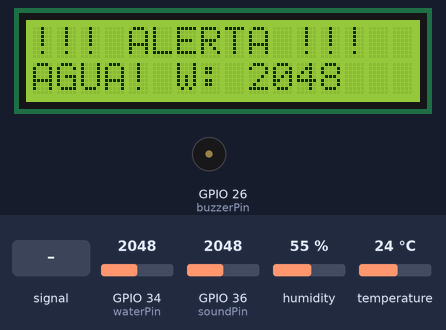
This program was run on a simulated ESP32. On the bench: 16×2 character LCD, buzzer (waves = sounding). The test bench sets the inputs (shaded band); at power-on: GPIO 34 (waterPin) = 2048, GPIO 36 (soundPin) = 2048, humidity 55 %, temperature 24 °C. WiFi joins after 1.5 s; servers stay silent unless stated; uploads are accepted with an empty reply; the local clock reads 2024-03-15 10:24:30 at power-on unless the program sets it; what the program prints to the serial monitor is not drawn.

Above: at 5.2 s.
5.3 s: GPIO 34 (waterPin) set to 1048
At 6.4 s:
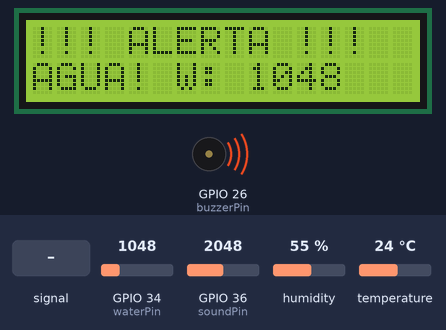
7.4 s: GPIO 34 (waterPin) set to 948
At 9.5 s:
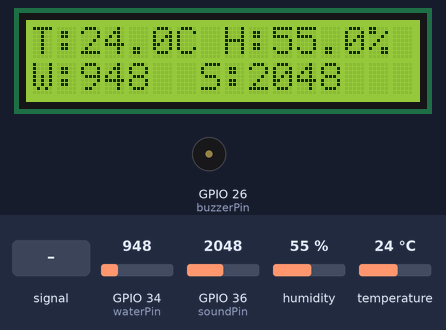
10.3 s: GPIO 36 (soundPin) fed a 200 Hz sine of ±1023 counts around its level
At 13.8 s:
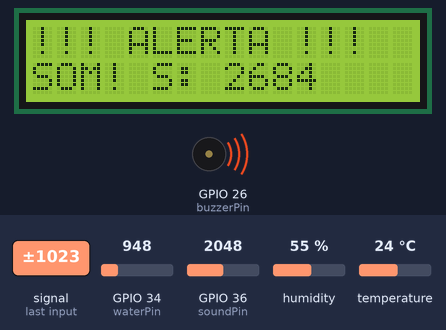
17.7 s: GPIO 36 (soundPin) set to 2540
At 19.7 s:
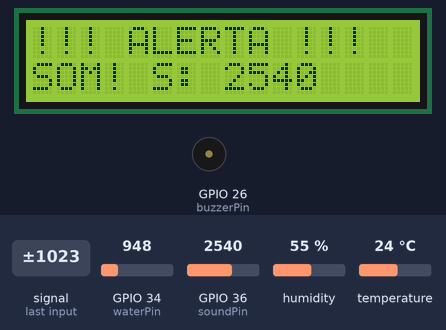
19.9 s: GPIO 36 (soundPin) set to 2474
At 23.2 s:
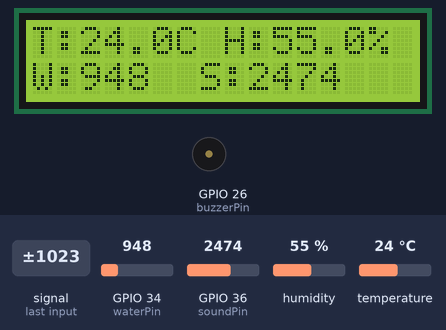
23.7 s: humidity set to 22 %
At 25.5 s:
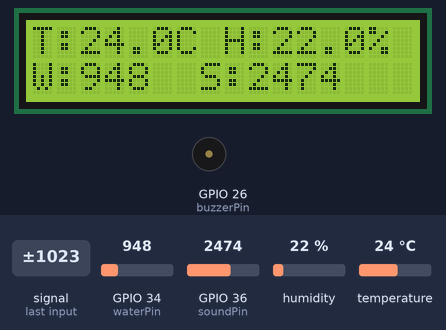
Timing chart, 0 to 27.0 s (numbered marks = the images above; inputs shaded):
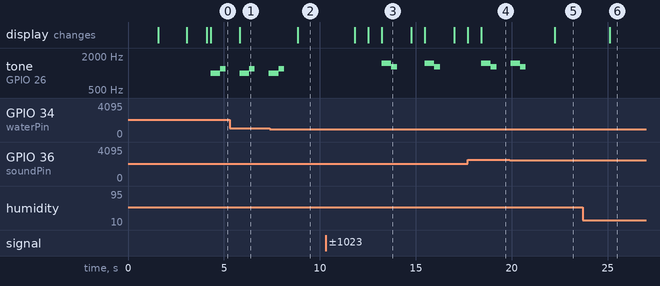

The program:

main.cpp
```cpp
#include <DHT.h>
#include <LiquidCrystal.h>
#include <WiFi.h>
#include <HTTPClient.h>
#include <time.h>

//-----------------------------------------Sensor de Temperatura/Humidade-------------------------------------------------
#define DHTPIN 27
#define DHTTYPE DHT11
DHT dht(DHTPIN, DHTTYPE);

const int waterPin = 34;
const int buzzerPin = 26;
const int waterThreshold = 1000;
const int soundPin = 36;
const int soundThreshold = 2500;
const int buzzerChannel = 0;

//-----------------------------------------LCD (Sem potenciómetro)---------------------------------------------------------
const int pinoContraste = 15;
LiquidCrystal lcd(22, 23, 5, 18, 19, 21); // (rs, enable, d4, d5, d6, d7)

//----------------------------------------Servidor--------------------------------------------------------------------------
// Nota: "Trabalho TI Final" tem espaços -> codificados como %20 no URL
const char *HOST = "iot.dei.estg.ipleiria.pt";
const String BASE_PATH = "/ti/ti032/Trabalho%20TI%20Final/api/api.php";

//-----------------------------------------WIFI-------------------------------------------------------------------------
const char *SSID = "labs-LCA";
const char *PASS_WIFI = "1nv3nt@r2023_IPLEIRIA";

//-----------------------------------------Protótipos das funções--------------------------------------------------------
String getFromAPI(String nome);
void post2API(String enviaNome, float enviaValor, String enviaHora);
void post2API(String enviaNome, int enviaValor, String enviaHora);

//-----------------------------------------Variável de controlo do último estado de acesso mostrado no LCD-----------------
String ultimoAcessoMostrado = "";

//-----------------------------------------Variáveis para controlar envio de dados via POST------------------------------------
unsigned long lastPostTime = 0;
const unsigned long postInterval = 10000; // Enviar dados a cada 10 segundos (em milisegundos)

//----------------------------------------------Setup----------------------------------------------------------------------
void setup()
{
  Serial.begin(115200);

  // Configuração do Buzzer
  ledcSetup(buzzerChannel, 1000, 8);
  ledcAttachPin(buzzerPin, buzzerChannel);

  // Inicialização do DHT
  dht.begin();

  // Configuração do Contraste e Inicialização do LCD
  pinMode(pinoContraste, OUTPUT);
  analogWrite(pinoContraste, 3); // Se o ecrã ficar apagado/escuro, ajusta este valor (0-255)
  lcd.begin(16, 2);

  // Mensagem de boas-vindas
  lcd.print("Sistema Pronto!");
  delay(1500);
  lcd.clear();

  // Ligação WiFi
  Serial.print("Connecting ");
  Serial.println(SSID);

  lcd.setCursor(0, 0);
  lcd.print("Ligando WiFi...");

  WiFi.begin(SSID, PASS_WIFI);
  while (WiFi.status() != WL_CONNECTED)
  {
    Serial.print(".");
    delay(250);
  }

  Serial.println("\nWiFi Connected");
  lcd.clear();
  lcd.setCursor(0, 0);
  lcd.print("WiFi Ligado!");
  delay(1000);

  // Sincronizar hora via NTP
  configTime(0, 0, "pool.ntp.org", "time.nist.gov");
  Serial.println("Sincronizando hora via NTP...");
  time_t now = time(nullptr);
  int attempts = 0;
  while (now < 24 * 3600 && attempts < 20) {
    delay(500);
    now = time(nullptr);
    attempts++;
  }
  Serial.println("Hora sincronizada!");

  lcd.clear();
}

//-------------------------------------------------------loop---------------------------------------------------------------
void loop()
{
  int water = analogRead(waterPin);
  int sound = analogRead(soundPin);
  float humidity = dht.readHumidity();
  float temperature = dht.readTemperature();

  // Print no Serial Monitor
  Serial.print("Water level: ");
  Serial.println(water);
  Serial.print("Sound level: ");
  Serial.println(sound);
  Serial.print("Temperature: ");
  Serial.print(temperature);
  Serial.println(" °C");
  Serial.print("Humidity: ");
  Serial.print(humidity);
  Serial.println(" %");

  // --- Ler estado do acesso RFID vindo do Raspberry, via API (nome=rfid) ---
  String acesso = getFromAPI("rfid"); // espera "1" (aceite), "0" (rejeitado), "esperando"

  // --- ENVIAR VALORES DOS SENSORES VIA POST ---
  unsigned long currentTime = millis();
  if (currentTime - lastPostTime >= postInterval) {
    lastPostTime = currentTime;

    // Obter hora/data real
    time_t now = time(nullptr);
    struct tm* timeinfo = localtime(&now);
    char buffer[25];
    strftime(buffer, sizeof(buffer), "%Y-%m-%d %H:%M:%S", timeinfo);
    String hora = String(buffer);

    // Enviar cada sensor se os valores forem válidos
    if (!isnan(temperature)) {
      post2API("temperatura", temperature, hora);
    }
    if (!isnan(humidity)) {
      post2API("humidade", humidity, hora);
    }
    post2API("agua", water, hora);
    post2API("som", sound, hora);

    Serial.println(">>> Dados dos sensores enviados via POST - " + hora);
  }

  Serial.print("Estado RFID: ");
  if (acesso == "0")
  {
    Serial.println("REJEITADO");
  }
  else if (acesso == "1")
  {
    Serial.println("ACEITE");
  }
  else if (acesso == "esperando")
  {
    Serial.println("A AGUARDAR CARTAO");
  }
  else
  {
    Serial.println("(sem estado / " + acesso + ")");
  }

  // --- LÓGICA DE ALARMES E DISPLAY LCD ---
  if (water > waterThreshold)
{
  // Alerta de Inundação no LCD
  lcd.clear();
  lcd.setCursor(0, 0);
  lcd.print("!!! ALERTA !!!");
  lcd.setCursor(0, 1);
  lcd.print("AGUA! W: ");
  lcd.print(water);

  // Tons do Buzzer
  ledcWriteTone(buzzerChannel, 1000);
  delay(500);
  ledcWriteTone(buzzerChannel, 1200);
  delay(300);
  ledcWriteTone(buzzerChannel, 0);
  delay(500);

  ultimoAcessoMostrado = ""; // reset, para o próximo acesso voltar a mostrar no LCD
}
else if (sound > soundThreshold)
{
  // Alerta de Ruído no LCD
  lcd.clear();
  lcd.setCursor(0, 0);
  lcd.print("!!! ALERTA !!!");
  lcd.setCursor(0, 1);
  lcd.print("SOM! S: ");
  lcd.print(sound);

  // Tons do Buzzer
  ledcWriteTone(buzzerChannel, 1500);
  delay(500);
  ledcWriteTone(buzzerChannel, 1300);
  delay(300);
  ledcWriteTone(buzzerChannel, 0);
  delay(500);

  ultimoAcessoMostrado = "";
}
else if (acesso == "0" && ultimoAcessoMostrado != "0")
{
  // RFID rejeitado -> LCD + som de erro
  lcd.clear();
  lcd.setCursor(0, 0);
  lcd.print("ACESSO NEGADO");
  lcd.setCursor(0, 1);
  lcd.print(":(");

  ledcWriteTone(buzzerChannel, 400);
  delay(300);
  ledcWriteTone(buzzerChannel, 0);
  delay(200);

  ultimoAcessoMostrado = "0";
  delay(1500); // tempo para a mensagem ficar visível
}
else if (acesso == "1" && ultimoAcessoMostrado != "1")
{
  // RFID aceite -> LCD + som de sucesso
  lcd.clear();
  lcd.setCursor(0, 0);
  lcd.print("ACESSO PERMITIDO");
  lcd.setCursor(0, 1);
  lcd.print(":)");

  ledcWriteTone(buzzerChannel, 1800);
  delay(200);
  ledcWriteTone(buzzerChannel, 0);

  ultimoAcessoMostrado = "1";
  delay(1500); // tempo para a mensagem ficar visível
}
else if (acesso == "esperando" && ultimoAcessoMostrado != "esperando")
{
  // RFID à espera de cartão -> LCD
  lcd.clear();
  lcd.setCursor(0, 0);
  lcd.print("A AGUARDAR");
  lcd.setCursor(0, 1);
  lcd.print("CARTAO RFID...");

  ultimoAcessoMostrado = "esperando";
  delay(800);
}
else
{
  // Se tudo estiver normal, desliga o buzzer
  ledcWriteTone(buzzerChannel, 0);

  // Mostra os dados dos sensores no LCD
  // Linha 1: Temperatura e Humidade
  lcd.setCursor(0, 0);
  lcd.print("T:");
  lcd.print(isnan(temperature) ? 0 : temperature, 1); // Garante que não crasha se o DHT falhar
  lcd.print("C H:");
  lcd.print(isnan(humidity) ? 0 : humidity, 1);
  lcd.print("% ");

  // Linha 2: Nível de Água e Som
  lcd.setCursor(0, 1);
  lcd.print("W:");
  lcd.print(water);
  lcd.print("  S:");
  lcd.print(sound);
  lcd.print("    "); // Espaços extra para "limpar" resíduos de números maiores anteriores

  delay(500);
  }
}

//---------------------------------------------------FUNÇÕES----------------------------------------------------------

String getFromAPI(String nome)
{
  HTTPClient http;
  WiFiClient client;
  String url = "http://" + String(HOST) + BASE_PATH + "?nome=" + nome;

  http.begin(client, url);
  int httpCode = http.GET();
  String response = "";

  if (httpCode > 0)
  {
    response = http.getString();
    response.trim();
  }

  http.end();
  return response;
}

void post2API(String enviaNome, float enviaValor, String enviaHora)
{
  HTTPClient http;
  WiFiClient client;

  String url = "http://" + String(HOST) + BASE_PATH;

  http.begin(client, url);
  http.addHeader("Content-Type", "application/x-www-form-urlencoded");

  String body = "nome=" + enviaNome + "&valor=" + String(enviaValor) + "&hora=" + enviaHora;
  http.POST(body);
  http.getString();

  http.end();
}

void post2API(String enviaNome, int enviaValor, String enviaHora)
{
  HTTPClient http;
  WiFiClient client;
  String url = "http://" + String(HOST) + BASE_PATH;

  http.begin(client, url);
  http.addHeader("Content-Type", "application/x-www-form-urlencoded");

  String body = "nome=" + enviaNome + "&valor=" + String(enviaValor) + "&hora=" + enviaHora;
  http.POST(body);
  http.getString();

  http.end();
}
```

Measured:
- the behaviour switches between 1001 and 1000 on GPIO 34 (waterPin) (found by bisection; images 1 and 2)
- the behaviour switches between 2501 and 2500 on GPIO 36 (soundPin) (found by bisection; images 4 and 5)
- after the input at 5.3 s, the display: changes after 0.52 s (image 1)
- after the input at 7.4 s, tone on GPIO 26 (buzzerPin): goes on until 8.1 s, then stays silent; the display: changes after 1.5 s (image 2)
- after the input at 10.3 s, tone on GPIO 26 (buzzerPin): plays 1500 Hz for 0.50 s, 1300 Hz for 0.30 s, 1500 Hz for 0.50 s, 1300 Hz for 0.30 s, starting after 2.9 s; the display: first changes after 1.5 s (image 3 shows a later state)
- after the input at 19.9 s, tone on GPIO 26 (buzzerPin): goes on until 20.7 s, then stays silent; the display: changes after 2.4 s (image 5)
- after the input at 23.7 s, the display: changes after 1.4 s (image 6)
